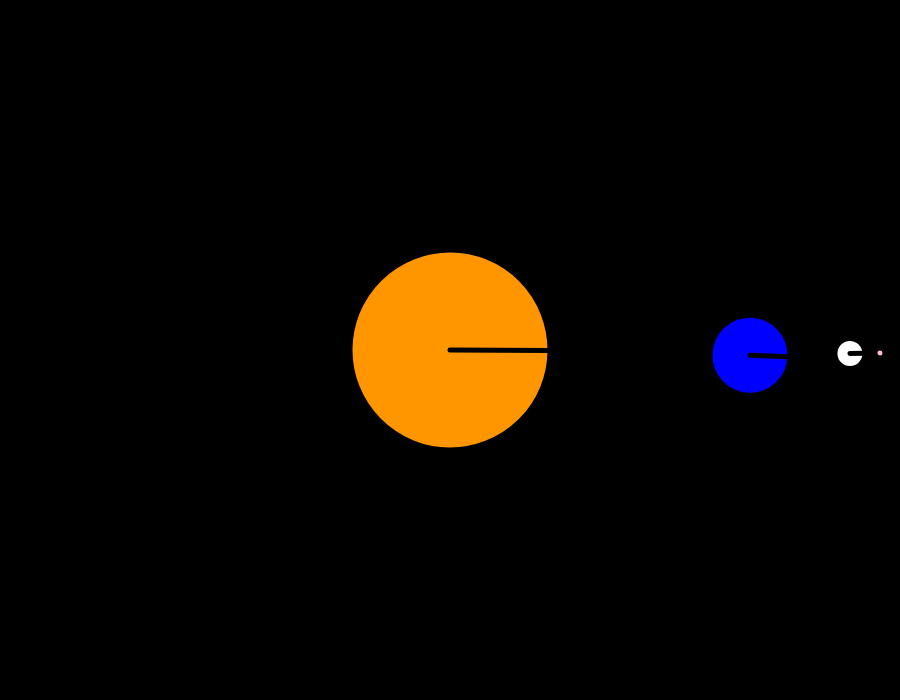
Frame 1 (no input)
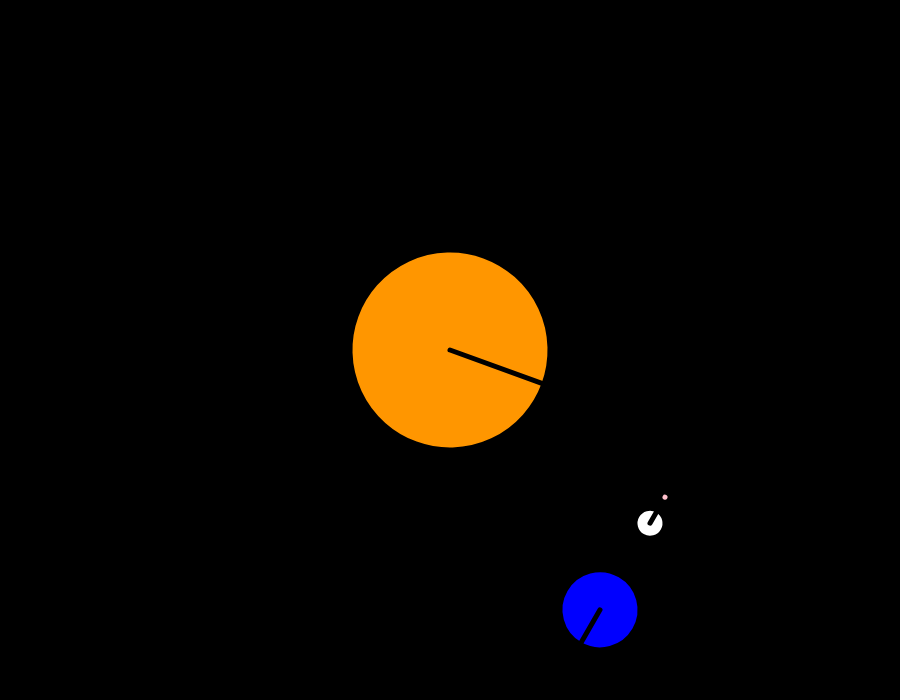
Frame 60 (no input)
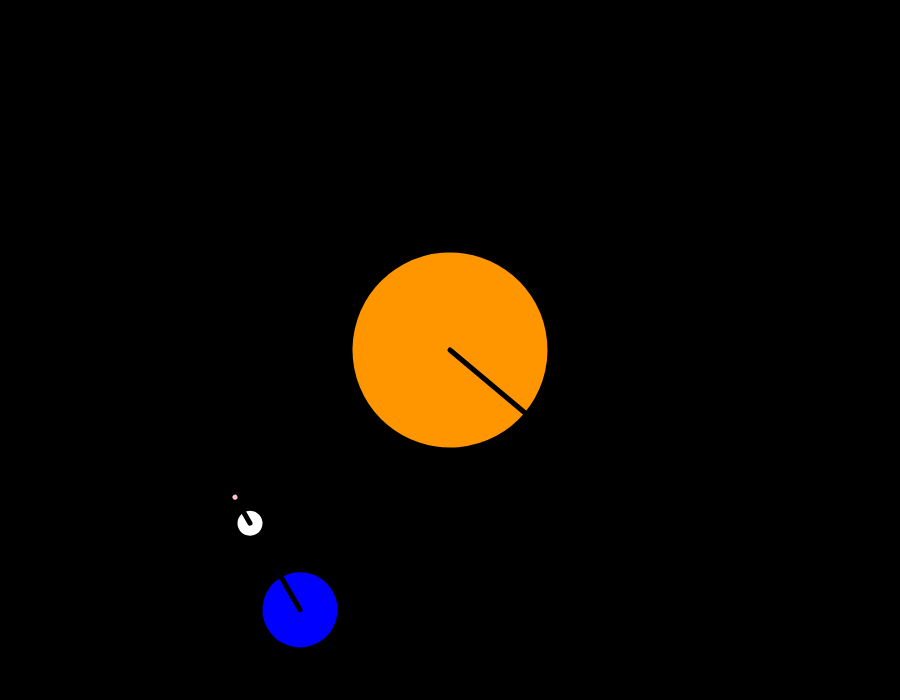
Frame 120 (the mouse pressed at the canvas centre since frame 60)

The p5.js sketch that drew these frames (run headless with seeded random() and noise() and a simulated clock; from frame 60 on, the mouse is pressed at the canvas centre):

// p5.js sketch
// ── sketch.js
var speed

function setup() {
  createCanvas(900, 700)
}

function draw() {
  background(0)
  speed = frameCount

  push()
  translate(width / 2, height / 2)

  push()
  rotate(radians(speed / 3))
  celestialObj(color(255, 150, 0), 200) // SUN
  pop()

  push()
  rotate(radians(speed))
  translate(300, 0)
  push()
  rotate(radians(speed))
  celestialObj('blue', 80) // Earth
  pop()
  push()
  rotate(radians(-2 * speed)) // inner and outter rou
  translate(100, 0)
  celestialObj('white', 30) // White Moon
  push()
  fill('pink')
  translate(30, 0)
  ellipse(0, 0, 10)
  pop()

  pop()
  pop()

  pop()
}

function celestialObj(c, size) {
  strokeWeight(5)
  fill(c)
  stroke(0)
  ellipse(0, 0, size, size)
  line(0, 0, size / 2, 0)
}
